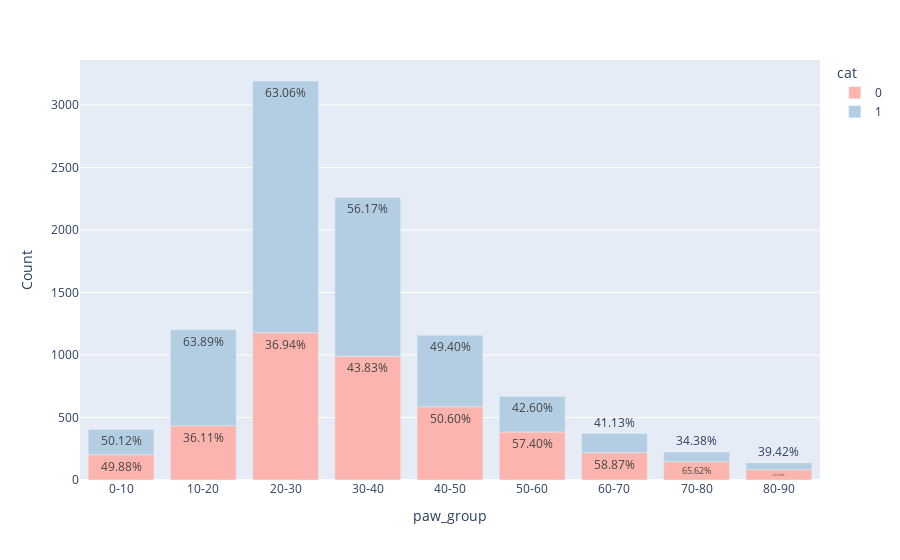
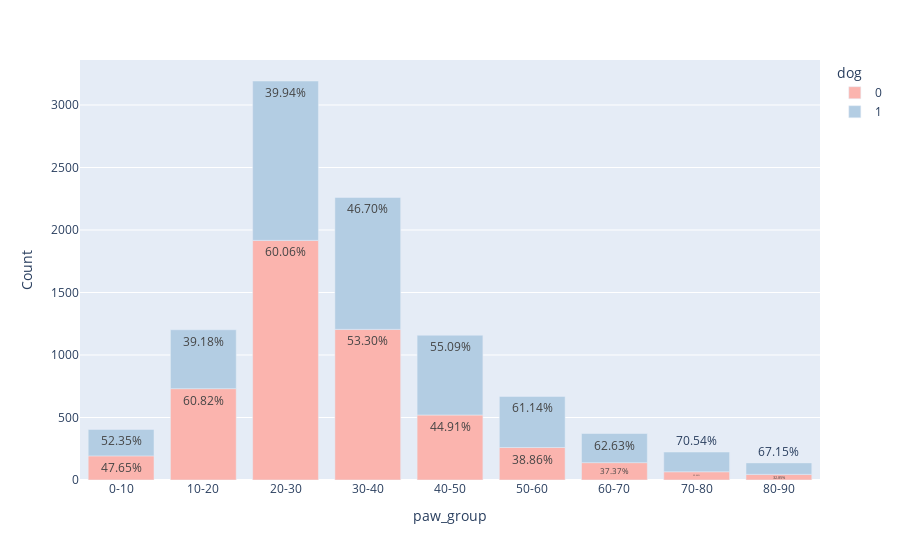

Notebook cell for these charts, in order:
### Code cell
import plotly.express as px
viz = result.drop(['Id','file_path',],axis=1)
paw_labels = ['0-10','10-20','20-30','30-40','40-50','50-60', '60-70', '70-80','80-90',]
viz['paw_group'] = pd.cut(train_df.Pawpularity, range(0,100,11), right=False, labels=paw_labels)
discrete_cols = ['cat','dog']
for column in discrete_cols:
    stacked_percentage_hist(viz.copy(),'paw_group',column)

### Figure 1 — Plotly figure (JSON) as saved in the notebook; plotly's stock layout.template omitted (floating-point values rounded to 4 significant figures)
{"data": [{"alignmentgroup": "True", "hovertemplate": "cat=0<br>paw_group=%{x}<br>Count=%{y}<br>text=%{text}<extra></extra>", "legendgroup": "0", "marker": {"color": "rgb(251,180,174)"}, "name": "0", "offsetgroup": "0", "orientation": "v", "showlegend": true, "text": ["49.88%", "36.11%", "36.94%", "43.83%", "50.60%", "57.40%", "58.87%", "65.62%", "60.58%"], "textposition": "auto", "type": "bar", "x": ["0-10", "10-20", "20-30", "30-40", "40-50", "50-60", "60-70", "70-80", "80-90"], "xaxis": "x", "y": [202, 434, 1179, 991, 586, 384, 219, 147, 83], "yaxis": "y"}, {"alignmentgroup": "True", "hovertemplate": "cat=1<br>paw_group=%{x}<br>Count=%{y}<br>text=%{text}<extra></extra>", "legendgroup": "1", "marker": {"color": "rgb(179,205,227)"}, "name": "1", "offsetgroup": "1", "orientation": "v", "showlegend": true, "text": ["50.12%", "63.89%", "63.06%", "56.17%", "49.40%", "42.60%", "41.13%", "34.38%", "39.42%"], "textposition": "auto", "type": "bar", "x": ["0-10", "10-20", "20-30", "30-40", "40-50", "50-60", "60-70", "70-80", "80-90"], "xaxis": "x", "y": [203, 768, 2013, 1270, 572, 285, 153, 77, 54], "yaxis": "y"}], "layout": {"barmode": "relative", "legend": {"title": {"text": "cat"}, "tracegroupgap": 0}, "margin": {"t": 60}, "xaxis": {"anchor": "y", "categoryarray": ["0-10", "10-20", "20-30", "30-40", "40-50", "50-60", "60-70", "70-80", "80-90"], "categoryorder": "array", "domain": [0, 1], "title": {"text": "paw_group"}}, "yaxis": {"anchor": "x", "domain": [0, 1], "title": {"text": "Count"}}}}

### Figure 2 — Plotly figure (JSON) as saved in the notebook; plotly's stock layout.template omitted (floating-point values rounded to 4 significant figures)
{"data": [{"alignmentgroup": "True", "hovertemplate": "dog=0<br>paw_group=%{x}<br>Count=%{y}<br>text=%{text}<extra></extra>", "legendgroup": "0", "marker": {"color": "rgb(251,180,174)"}, "name": "0", "offsetgroup": "0", "orientation": "v", "showlegend": true, "text": ["47.65%", "60.82%", "60.06%", "53.30%", "44.91%", "38.86%", "37.37%", "29.46%", "32.85%"], "textposition": "auto", "type": "bar", "x": ["0-10", "10-20", "20-30", "30-40", "40-50", "50-60", "60-70", "70-80", "80-90"], "xaxis": "x", "y": [193, 731, 1917, 1205, 520, 260, 139, 66, 45], "yaxis": "y"}, {"alignmentgroup": "True", "hovertemplate": "dog=1<br>paw_group=%{x}<br>Count=%{y}<br>text=%{text}<extra></extra>", "legendgroup": "1", "marker": {"color": "rgb(179,205,227)"}, "name": "1", "offsetgroup": "1", "orientation": "v", "showlegend": true, "text": ["52.35%", "39.18%", "39.94%", "46.70%", "55.09%", "61.14%", "62.63%", "70.54%", "67.15%"], "textposition": "auto", "type": "bar", "x": ["0-10", "10-20", "20-30", "30-40", "40-50", "50-60", "60-70", "70-80", "80-90"], "xaxis": "x", "y": [212, 471, 1275, 1056, 638, 409, 233, 158, 92], "yaxis": "y"}], "layout": {"barmode": "relative", "legend": {"title": {"text": "dog"}, "tracegroupgap": 0}, "margin": {"t": 60}, "xaxis": {"anchor": "y", "categoryarray": ["0-10", "10-20", "20-30", "30-40", "40-50", "50-60", "60-70", "70-80", "80-90"], "categoryorder": "array", "domain": [0, 1], "title": {"text": "paw_group"}}, "yaxis": {"anchor": "x", "domain": [0, 1], "title": {"text": "Count"}}}}
